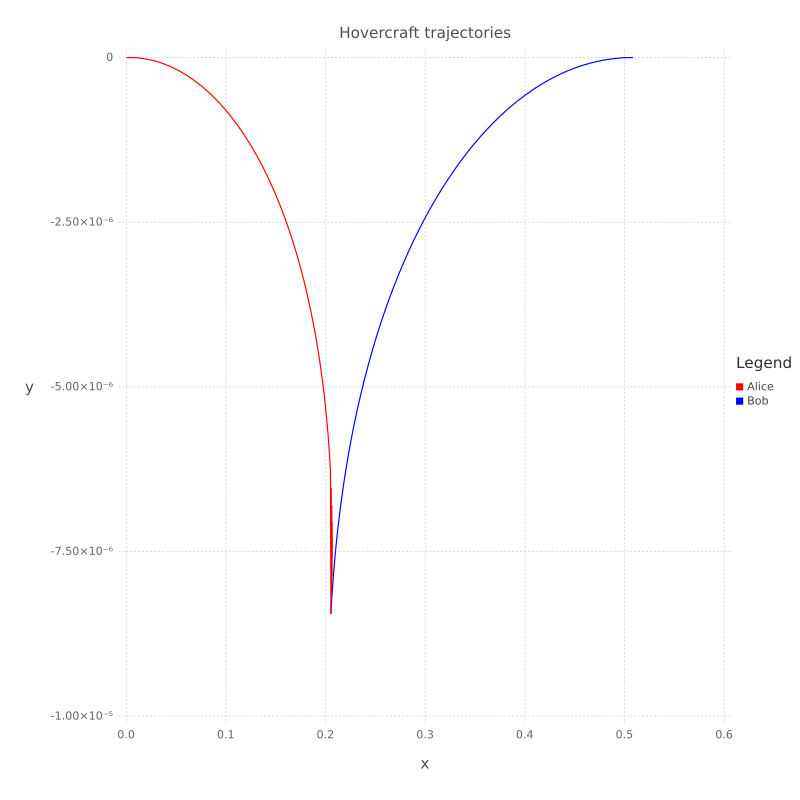

Write the Julia code that produced this figure.
using JuMP
using Gadfly

m = Model()

# Time
t = 60

# A = Alice, B = Bob
# Waypoint coordinates
@defVar(m, wayPoint[1:2])

# Positions
@defVar(m, Aposition[1:2,1:t])
@defVar(m, Bposition[1:2,1:t])

# Velocities
@defVar(m, Avelocity[1:2,1:t])
@defVar(m, Bvelocity[1:2,1:t])

# Thruster input
@defVar(m, Athrust[1:2,1:t])
@defVar(m, Bthrust[1:2,1:t])

# Initial Velocity and Position
@addConstraint(m, Aposition[:,1] .== [0,0])
@addConstraint(m, Bposition[:,1] .== [0.5,0]) # Half a mile east

@addConstraint(m, Avelocity[:,1] .== [20,0]) # 20 mph North
@addConstraint(m, Bvelocity[:,1] .== [30,0]) # 30 mph East

# Add functions to calculate position and velocity
cnst = 1/3600
for i in 1:t-1
	@addConstraint(m, Aposition[:,i+1] .== Aposition[:,i] + cnst.*Avelocity[:,i])
	@addConstraint(m, Bposition[:,i+1] .== Bposition[:,i] + cnst.*Bvelocity[:,i])
	@addConstraint(m, Avelocity[:,i+1] .== Avelocity[:,i] + Athrust[:,i])
	@addConstraint(m, Bvelocity[:,i+1] .== Bvelocity[:,i] + Bthrust[:,i])
end

# Meet at the same point at t = 60
@addConstraint(m, Aposition[:,t] .== Bposition[:,t])

# Minimize energy
@setObjective(m, Min, sum(Athrust.^2) + sum(Bthrust.^2))

status = solve(m)

# time = collect(1:1:60)
Apost = getValue(Aposition)
Bpost = getValue(Bposition)

layer1 = layer(x = Apost[1,:][:], y = Apost[2,:][:], Geom.line, Theme(default_color=color("red")))
layer2 = layer(x = Bpost[1,:][:], y = Bpost[2,:][:], Geom.line, Theme(default_color=color("blue")))

Graph1 = plot(layer1, Guide.title("Hovercraft trajectories"), Guide.xlabel("x"), Guide.ylabel("y"), Guide.manual_color_key("Legend", ["Alice", "Bob"], ["red", "blue"]))

draw(PDF("5a.pdf", 8inch, 8inch), Graph1)
